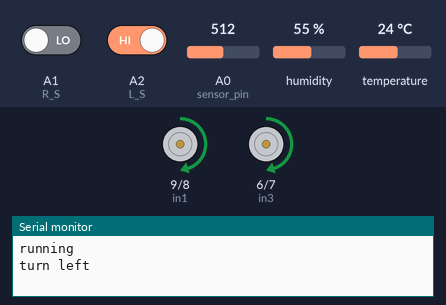
A sketch run on a simulated Arduino Uno, built with avr-gcc and run on an emulated ATmega328P. Parts: motor-driver pin pairs drawn as motors (green arrow = first pin HIGH = forward, orange = second pin HIGH = backward, longer = more drive, scaled by the enable pin), the last lines printed to the serial monitor. The inputs (shaded band) are chosen by the test bench; at power-on: A1 (R_S) LOW, A2 (L_S) HIGH, A0 (sensor_pin) = 512, humidity 55 %, temperature 24 °C.

Above: at 1.7 s.
1.8 s: A1 (R_S) driven HIGH
At 2.8 s:
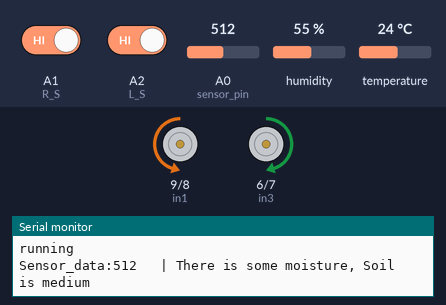
3.4 s: A2 (L_S) driven LOW
At 4.3 s:
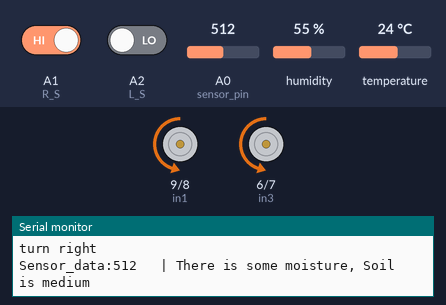
4.9 s: A0 (sensor_pin) set to 410
6.4 s: A0 (sensor_pin) set to 392
8.0 s: A1 (R_S) driven LOW
At 9.1 s:
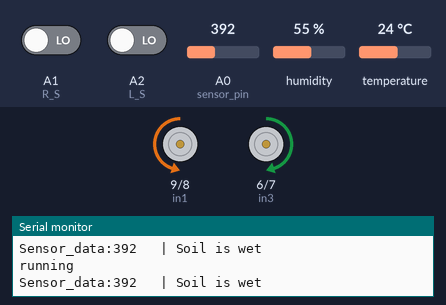
Timing chart, 0 to 11.0 s (numbered marks = the images above; inputs shaded):
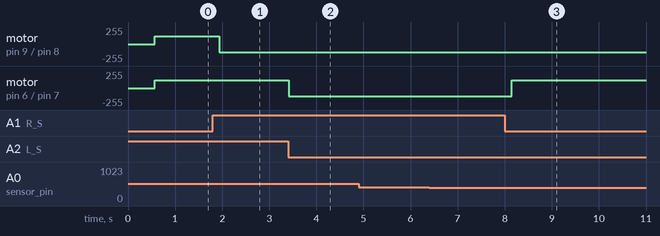

The sketch:

line_following_agri_bot.ino
```cpp
#include <Arduino.h>

#define enA 10//Enable1 L298 Pin enA
#define in1 9 //Motor1  L298 Pin in1
#define in2 8 //Motor1  L298 Pin in1
#define in3 6 //Motor2  L298 Pin in1
#define in4 7 //Motor2  L298 Pin in1
#define enB 5 //Enable2 L298 Pin enB
#define L_S A2 //ir sensor Left
#define R_S A1 //ir sensor Right
int sensor_pin = A0;
#include<SoftwareSerial.h>
//#include<string.h>
#include "DHT.h"

SoftwareSerial B(11,12);    //10-RX,  11-TX

#define DHTPIN 2
#define DHTTYPE DHT11      // DHT 11
DHT dht(DHTPIN, DHTTYPE);
void setup(){ // put your setup code here, to run once
pinMode(sensor_pin, INPUT);
Serial.begin(9600); // start serial communication at 9600bps
B.begin(9600);
dht.begin();
pinMode(R_S, INPUT); // declare if sensor as input
pinMode(L_S, INPUT); // declare ir sensor as input
pinMode(enA, OUTPUT); // declare as output for L298 Pin enA
pinMode(in1, OUTPUT); // declare as output for L298 Pin in1
pinMode(in2, OUTPUT); // declare as output for L298 Pin in2
pinMode(in3, OUTPUT); // declare as output for L298 Pin in3
pinMode(in4, OUTPUT); // declare as output for L298 Pin in4
pinMode(enB, OUTPUT); // declare as output for L298 Pin enB
analogWrite(enA, 120); // Write The Duty Cycle 0 to 255 Enable Pin A for Motor1 Speed
analogWrite(enB, 120); // Write The Duty Cycle 0 to 255 Enable Pin B for Motor2 Speed
delay(500);
}
void loop(){
  int sensor_data = analogRead(sensor_pin);
  Serial.print("Sensor_data:");
  Serial.print(sensor_data);
  Serial.print("\t | ");

  String soilHumidity = "";

  if(sensor_data > 950)
  {
    Serial.println("No moisture, Soil is dry");
    soilHumidity = "no";
  }
  else if(sensor_data >= 400 && sensor_data <= 950)
  {
    Serial.println("There is some moisture, Soil is medium");
    soilHumidity = "medium";
  }
  else if(sensor_data < 400)
  {
    Serial.println("Soil is wet");
    soilHumidity = "high";
  }

  // Read humidity
  float h = dht.readHumidity();
  // Read temperature as Celsius (the default)
  float t = dht.readTemperature();
  // Read temperature as Fahrenheit (isFahrenheit = true)
  float f = dht.readTemperature(true);

  B.print(h);
  B.print(",");
  B.print(t);
  B.print(" C");
  B.print(",");
  B.print(f);
  B.print(" F");
  B.print(",");
  B.print(soilHumidity);
  B.print(" humidity");
  B.print(";");


  Serial.println("running");
//==============================================
//     Line Follower and Obstacle Avoiding
//==============================================

//if Right Sensor is Black and Left Sensor is White then it will call turn Right function
if((digitalRead(R_S) == 1)&&(digitalRead(L_S) == 0)){
  Serial.println("turn right");
  turnRight();

}
//if Right Sensor is White and Left Sensor is Black then it will call turn Left function
else if((digitalRead(R_S) == 0)&&(digitalRead(L_S) == 1)){
  Serial.println("turn left");
  turnLeft();
  }
else{forword();}

delay(10);
}

void forword(){  //forword
digitalWrite(in1, LOW); //Left Motor backword Pin
digitalWrite(in2, HIGH); //Left Motor forword Pin
digitalWrite(in3, HIGH); //Right Motor forword Pin
digitalWrite(in4, LOW); //Right Motor backword Pin
}
void turnRight(){ //turnRight
digitalWrite(in1, LOW); //Left Motor backword Pin
digitalWrite(in2, HIGH); //Left Motor forword Pin
digitalWrite(in3, LOW); //Right Motor forword Pin
digitalWrite(in4, HIGH); //Right Motor backword Pin

    delay(100);
}
void turnLeft(){ //turnLeft
digitalWrite(in1, HIGH); //Left Motor backword Pin
digitalWrite(in2, LOW); //Left Motor forword Pin
digitalWrite(in3, HIGH); //Right Motor forword Pin
digitalWrite(in4, LOW); //Right Motor backword Pin

    delay(100);
}
void Stop(){ //stop
digitalWrite(in1, LOW); //Left Motor backword Pin
digitalWrite(in2, LOW); //Left Motor forword Pin
digitalWrite(in3, LOW); //Right Motor forword Pin
digitalWrite(in4, LOW); //Right Motor backword Pin
}
```

Measured:
- after the input at 1.8 s, motor on pin 9 (in1) / pin 8 (in2): forward 120/255 → backward 120/255 after 0.13 s
- after the input at 3.4 s, motor on pin 6 (in3) / pin 7 (in4): forward 120/255 → backward 120/255 at once
- after the input at 8.0 s, motor on pin 6 (in3) / pin 7 (in4): backward 120/255 → forward 120/255 after 0.14 s
